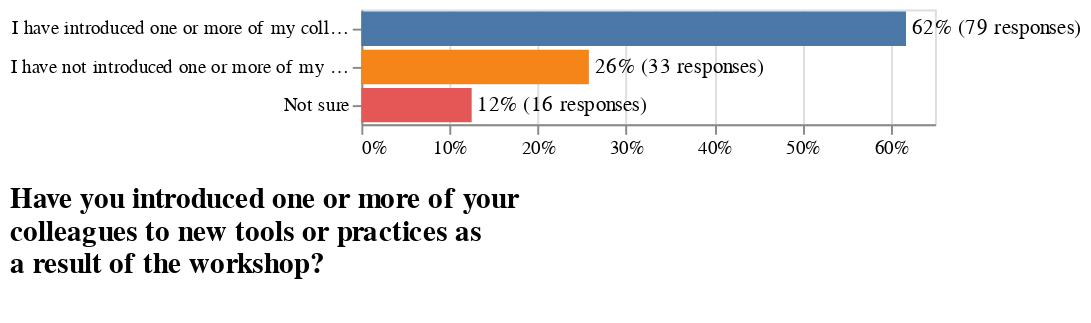

Notebook code for this chart:
### Code cell
question = "Have you introduced one or more of your colleagues to new tools or practices as a result of the workshop?"
order = [
    "I have introduced one or more of my colleagues to new tools or practices",
    "I have not introduced one or more of my colleagues to new tools or practices",
    "Not sure",
]

plot(data, question, order, "colleagues.png")

### Figure 1 — Vega-Lite specification as saved in the notebook (floating-point values rounded to 4 significant figures)
{"config": {"view": {"continuousWidth": 300, "continuousHeight": 300}, "title": {"anchor": "start", "fontSize": 15, "offset": 15, "orient": "bottom", "subtitleColor": "gray", "subtitleFontSize": 15}}, "layer": [{"mark": {"type": "bar"}, "encoding": {"color": {"field": "options", "legend": null, "type": "nominal"}, "x": {"axis": {"format": ".0%", "title": null}, "field": "percentage", "type": "quantitative"}, "y": {"axis": {"labels": true, "title": null}, "field": "options", "sort": ["I have introduced one or more of my colleagues to new tools or practices", "I have not introduced one or more of my colleagues to new tools or practices", "Not sure"], "type": "nominal"}}, "title": {"text": ["Have you introduced one or more of your", "colleagues to new tools or practices as", "a result of the workshop?"], "subtitle": []}}, {"mark": {"type": "text", "align": "left", "baseline": "middle", "dx": 3}, "encoding": {"text": {"field": "formatted", "type": "nominal"}, "x": {"field": "percentage", "type": "quantitative"}, "y": {"field": "options", "sort": ["I have introduced one or more of my colleagues to new tools or practices", "I have not introduced one or more of my colleagues to new tools or practices", "Not sure"], "type": "nominal"}}}], "data": {"name": "data-7dade32c4b438957276a287ffece61cb"}, "$schema": "https://vega.github.io/schema/vega-lite/v5.17.0.json", "datasets": {"data-7dade32c4b438957276a287ffece61cb": [{"options": "I have introduced one or more of my colleagues to new tools or practices", "counts": 79, "percentage": 0.6172, "formatted": "62% (79 responses)"}, {"options": "Not sure", "counts": 16, "percentage": 0.125, "formatted": "12% (16 responses)"}, {"options": "I have not introduced one or more of my colleagues to new tools or practices", "counts": 33, "percentage": 0.2578, "formatted": "26% (33 responses)"}]}}
